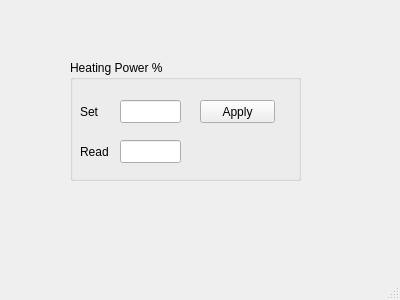
<?xml version="1.0" encoding="UTF-8"?>
<ui version="4.0">
 <class>TRemote</class>
 <widget class="QMainWindow" name="TRemote">
  <property name="geometry">
   <rect>
    <x>0</x>
    <y>0</y>
    <width>400</width>
    <height>300</height>
   </rect>
  </property>
  <property name="windowTitle">
   <string>TRemote</string>
  </property>
  <widget class="QWidget" name="centralWidget">
   <widget class="QGroupBox" name="groupBox">
    <property name="geometry">
     <rect>
      <x>70</x>
      <y>60</y>
      <width>231</width>
      <height>121</height>
     </rect>
    </property>
    <property name="title">
     <string>Heating Power %</string>
    </property>
    <widget class="QLineEdit" name="powerPercentageEdit">
     <property name="geometry">
      <rect>
       <x>50</x>
       <y>40</y>
       <width>61</width>
       <height>23</height>
      </rect>
     </property>
     <property name="toolTip">
      <string extracomment="Enter Values between 0.0 and 100.0"/>
     </property>
     <property name="statusTip">
      <string extracomment="Enter Values between 0.0 and 100.0"/>
     </property>
     <property name="whatsThis">
      <string extracomment="Enter Values between 0.0 and 100.0"/>
     </property>
     <property name="alignment">
      <set>Qt::AlignRight|Qt::AlignTrailing|Qt::AlignVCenter</set>
     </property>
    </widget>
    <widget class="QLabel" name="label">
     <property name="geometry">
      <rect>
       <x>10</x>
       <y>40</y>
       <width>31</width>
       <height>23</height>
      </rect>
     </property>
     <property name="text">
      <string>Set</string>
     </property>
    </widget>
    <widget class="QPushButton" name="applyButton">
     <property name="geometry">
      <rect>
       <x>130</x>
       <y>40</y>
       <width>75</width>
       <height>23</height>
      </rect>
     </property>
     <property name="text">
      <string>Apply</string>
     </property>
    </widget>
    <widget class="QLineEdit" name="powerPercentageReadEdit">
     <property name="geometry">
      <rect>
       <x>50</x>
       <y>80</y>
       <width>61</width>
       <height>23</height>
      </rect>
     </property>
     <property name="alignment">
      <set>Qt::AlignRight|Qt::AlignTrailing|Qt::AlignVCenter</set>
     </property>
     <property name="readOnly">
      <bool>true</bool>
     </property>
    </widget>
    <widget class="QLabel" name="label_2">
     <property name="geometry">
      <rect>
       <x>10</x>
       <y>80</y>
       <width>31</width>
       <height>23</height>
      </rect>
     </property>
     <property name="text">
      <string>Read</string>
     </property>
    </widget>
   </widget>
  </widget>
  <widget class="QMenuBar" name="menuBar">
   <property name="geometry">
    <rect>
     <x>0</x>
     <y>0</y>
     <width>400</width>
     <height>21</height>
    </rect>
   </property>
  </widget>
  <widget class="QStatusBar" name="statusBar"/>
 </widget>
 <layoutdefault spacing="6" margin="11"/>
 <resources/>
 <connections/>
</ui>
